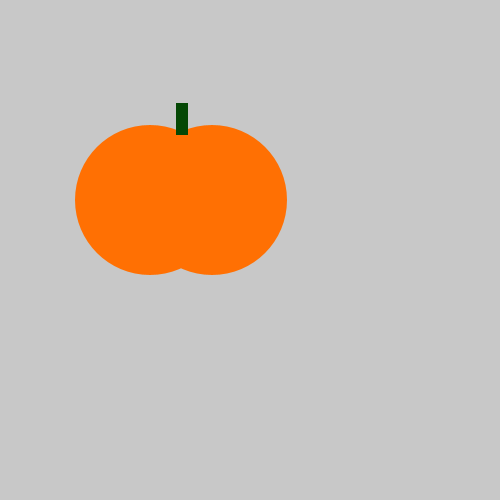
Frame 1 (no input)
Frame 60 (the mouse pressed at the canvas centre just before this capture): identical to frame 1, image omitted
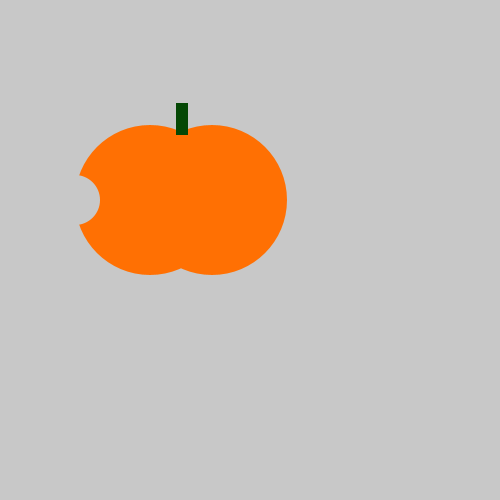
Frame 120 (the mouse held since frame 60 and released just before this capture)

The Processing sketch that drew these frames (run headless with seeded random() and noise(); from frame 60 on, the mouse is pressed at the canvas centre):

// Processing sketch: tasty_tomato
// ── tasty_tomato.pde
void setup() {
    size(500, 500);
}
void draw() {
    background(200, 200, 200);
    noStroke();
    fill(#FF7003);
    ellipse(150, 200, 150, 150);
    ellipse(212, 200, 150, 150);
    fill(#054805);
    rect(176, 103, 12, 32);
    if (mousePressed) {
fill(200,200,200);
ellipse(75, 200, 50, 50);
}}
